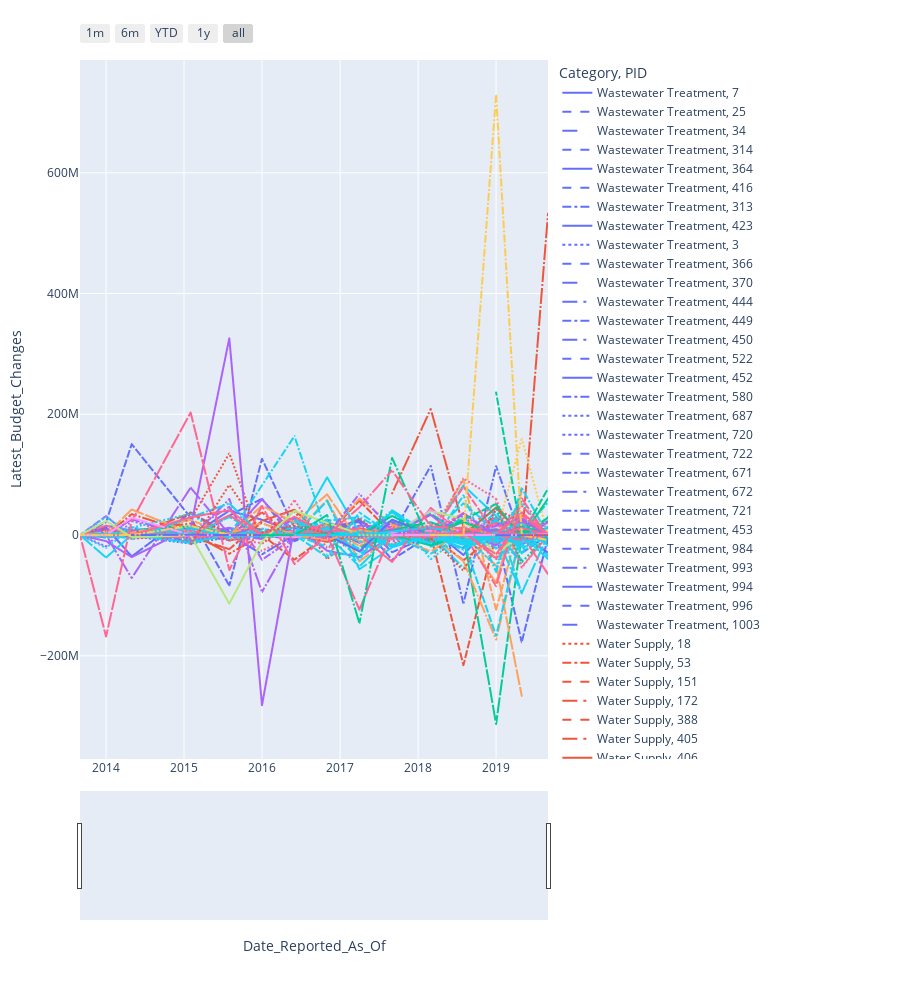

The notebook cell this image was saved under:
### Markdown cell above
### Budget Changes Time Series

### Code cell
fig = px.line(data.sort_values(['Date_Reported_As_Of', "PID"]), x='Date_Reported_As_Of', y="Latest_Budget_Changes", color= "Category", line_dash="PID", hover_name="PID", height=1000)
fig.update_xaxes(
    rangeslider_visible=True,
    rangeselector=dict(
        buttons=list([
            dict(count=1, label="1m", step="month", stepmode="backward"),
            dict(count=6, label="6m", step="month", stepmode="backward"),
            dict(count=1, label="YTD", step="year", stepmode="todate"),
            dict(count=1, label="1y", step="year", stepmode="backward"),
            dict(step="all")
        ])
    )
)
fig
